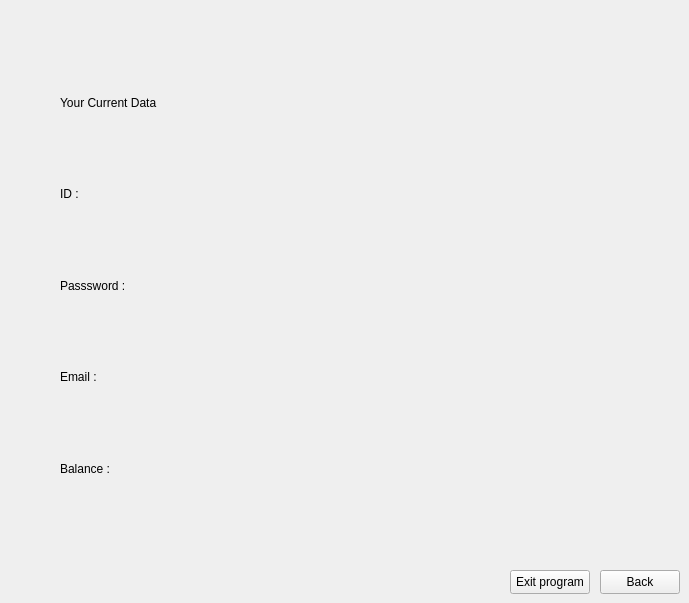
    <widget class="QWidget" name="current_data">
     <widget class="QWidget" name="widget" native="true">
      <property name="geometry">
       <rect>
        <x>60</x>
        <y>60</y>
        <width>581</width>
        <height>451</height>
       </rect>
      </property>
      <layout class="QVBoxLayout" name="verticalLayout">
       <item>
        <widget class="QLabel" name="label_30">
         <property name="styleSheet">
          <string notr="true">font: 700 28pt &quot;Times New Roman&quot;;</string>
         </property>
         <property name="text">
          <string>Your Current Data </string>
         </property>
        </widget>
       </item>
       <item>
        <widget class="QLabel" name="label_31">
         <property name="styleSheet">
          <string notr="true">font: 700 17pt &quot;Times New Roman&quot;;</string>
         </property>
         <property name="text">
          <string>ID :</string>
         </property>
        </widget>
       </item>
       <item>
        <widget class="QLabel" name="label_32">
         <property name="styleSheet">
          <string notr="true">font: 700 17pt &quot;Times New Roman&quot;;</string>
         </property>
         <property name="text">
          <string>Passsword :</string>
         </property>
        </widget>
       </item>
       <item>
        <widget class="QLabel" name="label_33">
         <property name="styleSheet">
          <string notr="true">font: 700 17pt &quot;Times New Roman&quot;;</string>
         </property>
         <property name="text">
          <string>Email :</string>
         </property>
        </widget>
       </item>
       <item>
        <widget class="QLabel" name="label_34">
         <property name="styleSheet">
          <string notr="true">font: 700 17pt &quot;Times New Roman&quot;;</string>
         </property>
         <property name="text">
          <string>Balance :</string>
         </property>
        </widget>
       </item>
      </layout>
     </widget>
     <widget class="QPushButton" name="back1">
      <property name="geometry">
       <rect>
        <x>600</x>
        <y>570</y>
        <width>80</width>
        <height>24</height>
       </rect>
      </property>
      <property name="text">
       <string>Back</string>
      </property>
     </widget>
     <widget class="QPushButton" name="exit1">
      <property name="geometry">
       <rect>
        <x>510</x>
        <y>570</y>
        <width>80</width>
        <height>24</height>
       </rect>
      </property>
      <property name="text">
       <string>Exit program</string>
      </property>
     </widget>
    </widget>
